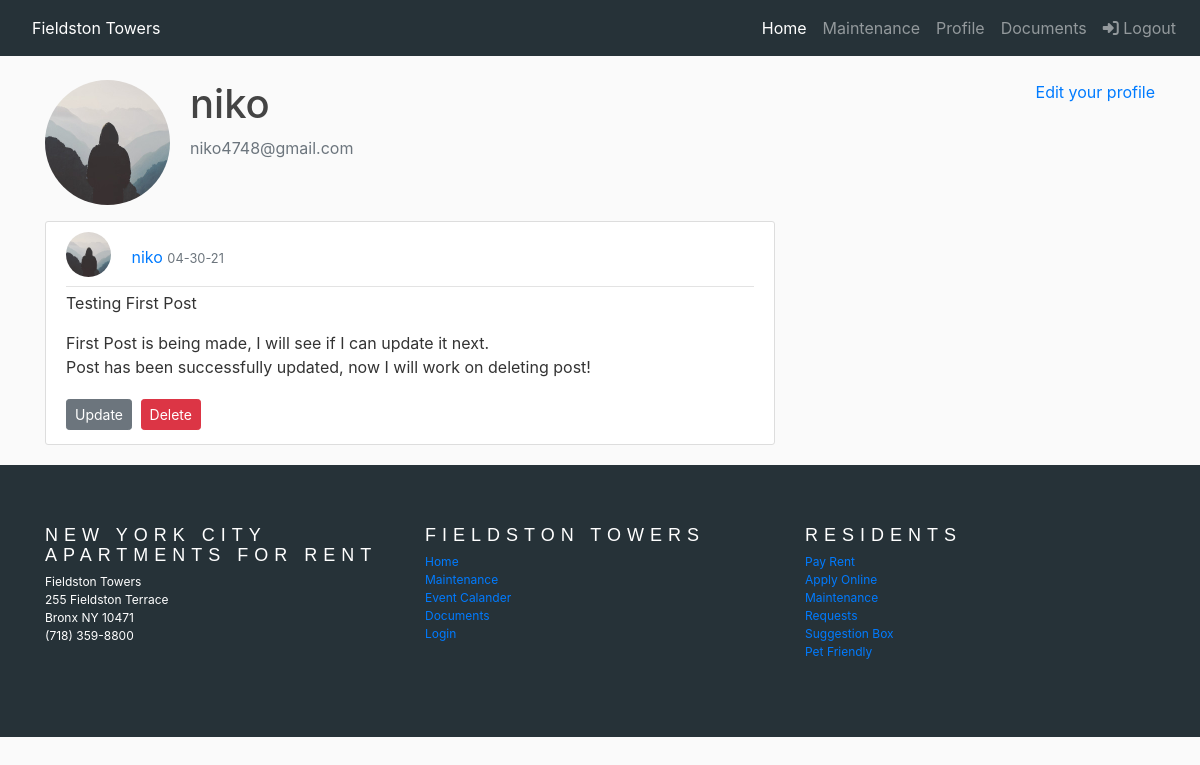
Screenshot of /user/niko (signed in) with the database file from the repository.
### app/models.py (models this page shows, shortened)
class User(UserMixin, db.Model):
    id = db.Column(db.Integer, primary_key=True)
    username = db.Column(db.String(20), unique=True, nullable=False)
    first_name = db.Column(db.String(60), nullable=False)
    last_name = db.Column(db.String(60), nullable=False)
    phone_number = db.Column(db.String(), nullable=False)
    email = db.Column(db.String(120), unique=True, nullable=False)
    profile_img = db.Column(db.String(20), nullable=False, default='default.jpg')
    password_hash = db.Column(db.String(128), nullable=False)
    email_notification = db.Column(db.Boolean, default=False)
    test_notification = db.Column(db.Boolean, default=False)
    posts = db.relationship('CommunityBoard', backref='author', lazy=True)
    maintenances = db.relationship('Maintenance', backref='author', lazy=True)
    events = db.relationship('Event', backref='author', lazy=True)
    admin = db.Column(db.Boolean, default=False)

class CommunityBoard(db.Model):
    id = db.Column(db.Integer, primary_key=True)
    title = db.Column(db.String)
    post_img = db.Column(db.String(20), nullable=True)
    body = db.Column(db.String)
    user_id = db.Column(db.Integer, db.ForeignKey('user.id'))
    timestamp = db.Column(db.DateTime, default=datetime.utcnow())

### app/routes.py (the view)
@app.route('/user/<username>')
@login_required
def user(username):
    image_file = url_for('static', filename='profile_pics/default.jpg')
    user = User.query.filter_by(username=username).first_or_404()
    posts = CommunityBoard.query.order_by(CommunityBoard.timestamp.desc()).all()
    return render_template('user.html', user=user, posts=posts, image_file=image_file)

### app/models.py (called while the page is built)
@login.user_loader
def load_user(id):
    return User.query.get(int(id))

### app/templates/user.html (shortened to what this page needs)
{% extends "base.html" %}
{% block custom_styles %}
 <link rel="stylesheet" type="text/css" href="{{ url_for('static', filename='css/base_login.css') }}">
{% endblock %}
{% block content %}
<main class="container">
    <div class="media">
        <img class="rounded-circle account-img" src="{{ image_file }}">
        <div class="media-body">
            <h2 class="account-heading">{{ current_user.username }}</h2>
            <p class="text-secondary">{{ current_user.email }}</p>
        </div>
        {% if user == current_user %}
        <p><a href="{{ url_for('edit_profile') }}">Edit your profile</a></p>
        {% endif %}
    </div>
    <div class="row">
        <div class="col-md-8">
            {% for post in posts %}
            <article class="media content-section">
                <div class="media-body">
                    <div class="article-metadata">
                        <img class="rounded-circle article-img"
                             src="{{ url_for('static', filename='profile_pics/default.jpg')}}">
                        <a href="#">{{ post.author.username }}</a>
                        <small class="text-muted">{{ post.timestamp.strftime('%m-%d-%y') }}</small>
                    </div>
                    <p class="article-content">{{ post.title}}</p>
                    <p class="article-content">{{ post.body }}</p>
                    {% if post.author == current_user %}
                    <div>
                        <a class="btn btn-secondary btn-sm mt-1 mb-1" href="{{ url_for('update_post', post_id=post.id) }}">Update</a>
                        <button type="button" class="btn btn-danger btn-sm m-1" data-toggle="modal" data-target="#deleteModal">
                            Delete
                        </button>
                    </div>
                    {% endif %}
                </div>
            </article>
            {% endfor %}
        </div>
    </div>
</main>
{% endblock %}

### app/static/css/base_login.css (style rules this page uses)
body { background: #fafafa; color: #333333; margin-top: 5rem; }
h1, h2, h3, h4, h5, h6 { color: #444444; }
.content-section { background: #ffffff; padding: 10px 20px; border: 1px solid #dddddd; border-radius: 3px; margin-bottom: 20px; }
.article-content { white-space: pre-line; }
.article-img { height: 45px; width: 45px; margin-right: 16px; margin-bottom: 8px; }
.article-metadata { padding-bottom: 1px; margin-bottom: 4px; border-bottom: 1px solid #e3e3e3 }
.account-img { height: 125px; width: 125px; margin-right: 20px; margin-bottom: 16px; }
.account-heading { font-size: 2.5rem; }

### rows the page displays
User: username "niko", email "niko4748@gmail.com"
CommunityBoard: author.username "niko", timestamp "04-30-21", title "Testing First Post", body "First Post is being made, I will see if I can update it next. Post has been successfully updated, now I will work on deleting post!"
